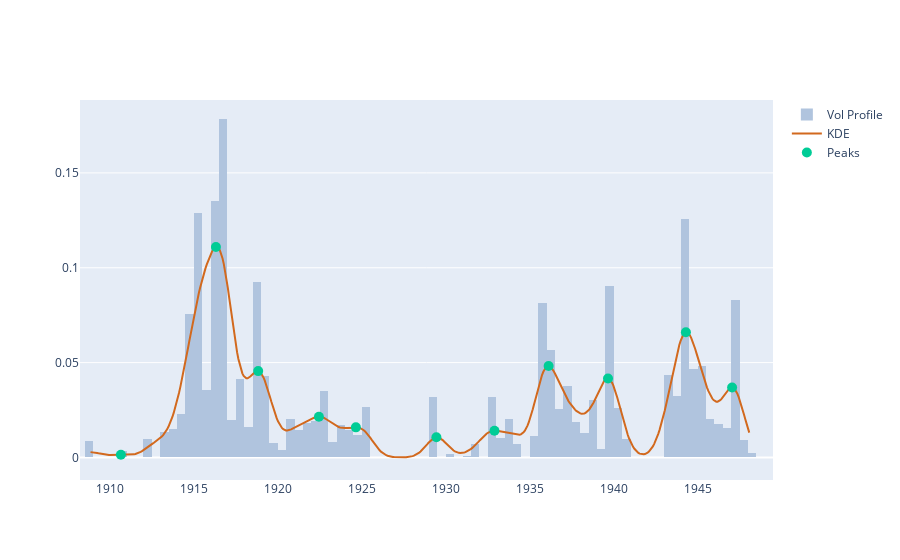

Notebook code cell kept with this figure:
### Code cell
peaks,_ = signal.find_peaks(kdy)
pkx = xr[peaks]
pky = kdy[peaks]

pk_marker_args=dict(size=10)
fig = get_dist_plot(close, volume, xr, kdy)
fig.add_trace(go.Scatter(name="Peaks", x=pkx, y=pky, mode='markers', marker=pk_marker_args))

### Figure 1 — Plotly figure (JSON) as saved in the notebook; plotly's stock layout.template omitted (floating-point values rounded to 4 significant figures; data arrays with more than 128 entries replaced by an {"elided": "..."} marker saying what was removed)
{"data": [{"histfunc": "sum", "histnorm": "probability density", "marker": {"color": "#B0C4DE"}, "name": "Vol Profile", "nbinsx": 150, "type": "histogram", "x": {"elided": "1000 float values"}, "y": {"elided": "1000 int values"}}, {"marker": {"color": "#D2691E"}, "mode": "lines", "name": "KDE", "type": "scatter", "x": {"elided": "500 float values"}, "y": {"elided": "500 float values"}}, {"marker": {"size": 10}, "mode": "markers", "name": "Peaks", "type": "scatter", "x": [1911.0, 1916.0, 1919.0, 1922.0, 1925.0, 1929.0, 1933.0, 1936.0, 1940.0, 1944.0, 1947.0], "y": [0.00143, 0.1109, 0.04553, 0.02147, 0.01586, 0.01062, 0.01409, 0.04818, 0.04163, 0.06597, 0.03688]}], "layout": {}}
